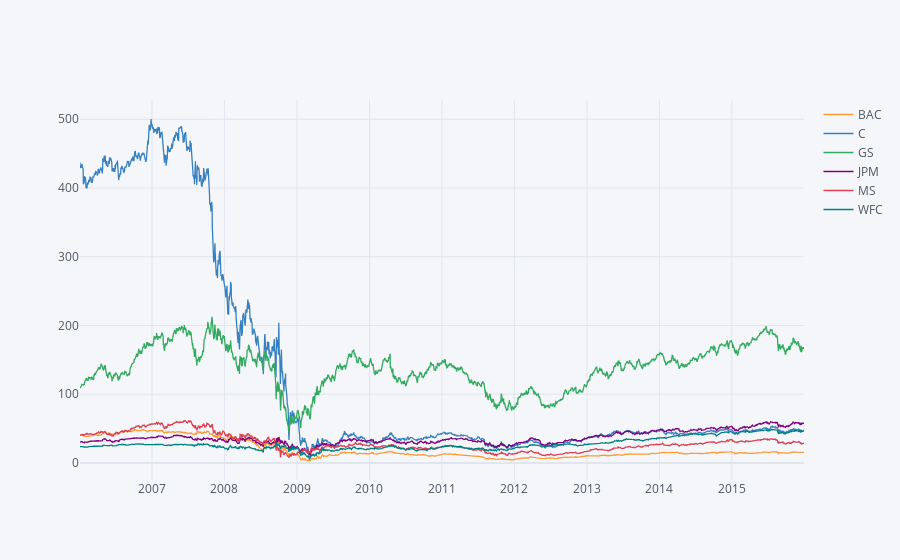

Notebook code for this chart:
### Code cell
bank_stonks.xs(key='Close', axis = 1, level = 'Stock Info').iplot()

### Figure 1 — Plotly figure (JSON) as saved in the notebook; plotly's stock layout.template omitted (floating-point values rounded to 4 significant figures; data arrays with more than 128 entries replaced by an {"elided": "..."} marker saying what was removed)
{"data": [{"line": {"color": "rgba(255, 153, 51, 1.0)", "dash": "solid", "shape": "linear", "width": 1.3}, "mode": "lines", "name": "BAC", "text": "", "type": "scatter", "x": {"elided": "2517 str values"}, "y": {"elided": "2517 float values"}}, {"line": {"color": "rgba(55, 128, 191, 1.0)", "dash": "solid", "shape": "linear", "width": 1.3}, "mode": "lines", "name": "C", "text": "", "type": "scatter", "x": {"elided": "2517 str values"}, "y": {"elided": "2517 float values"}}, {"line": {"color": "rgba(50, 171, 96, 1.0)", "dash": "solid", "shape": "linear", "width": 1.3}, "mode": "lines", "name": "GS", "text": "", "type": "scatter", "x": {"elided": "2517 str values"}, "y": {"elided": "2517 float values"}}, {"line": {"color": "rgba(128, 0, 128, 1.0)", "dash": "solid", "shape": "linear", "width": 1.3}, "mode": "lines", "name": "JPM", "text": "", "type": "scatter", "x": {"elided": "2517 str values"}, "y": {"elided": "2517 float values"}}, {"line": {"color": "rgba(219, 64, 82, 1.0)", "dash": "solid", "shape": "linear", "width": 1.3}, "mode": "lines", "name": "MS", "text": "", "type": "scatter", "x": {"elided": "2517 str values"}, "y": {"elided": "2517 mixed values"}}, {"line": {"color": "rgba(0, 128, 128, 1.0)", "dash": "solid", "shape": "linear", "width": 1.3}, "mode": "lines", "name": "WFC", "text": "", "type": "scatter", "x": {"elided": "2517 str values"}, "y": {"elided": "2517 float values"}}], "layout": {"legend": {"bgcolor": "#F5F6F9", "font": {"color": "#4D5663"}}, "paper_bgcolor": "#F5F6F9", "plot_bgcolor": "#F5F6F9", "title": {"font": {"color": "#4D5663"}}, "xaxis": {"gridcolor": "#E1E5ED", "showgrid": true, "tickfont": {"color": "#4D5663"}, "title": {"font": {"color": "#4D5663"}, "text": ""}, "zerolinecolor": "#E1E5ED"}, "yaxis": {"gridcolor": "#E1E5ED", "showgrid": true, "tickfont": {"color": "#4D5663"}, "title": {"font": {"color": "#4D5663"}, "text": ""}, "zerolinecolor": "#E1E5ED"}}}
